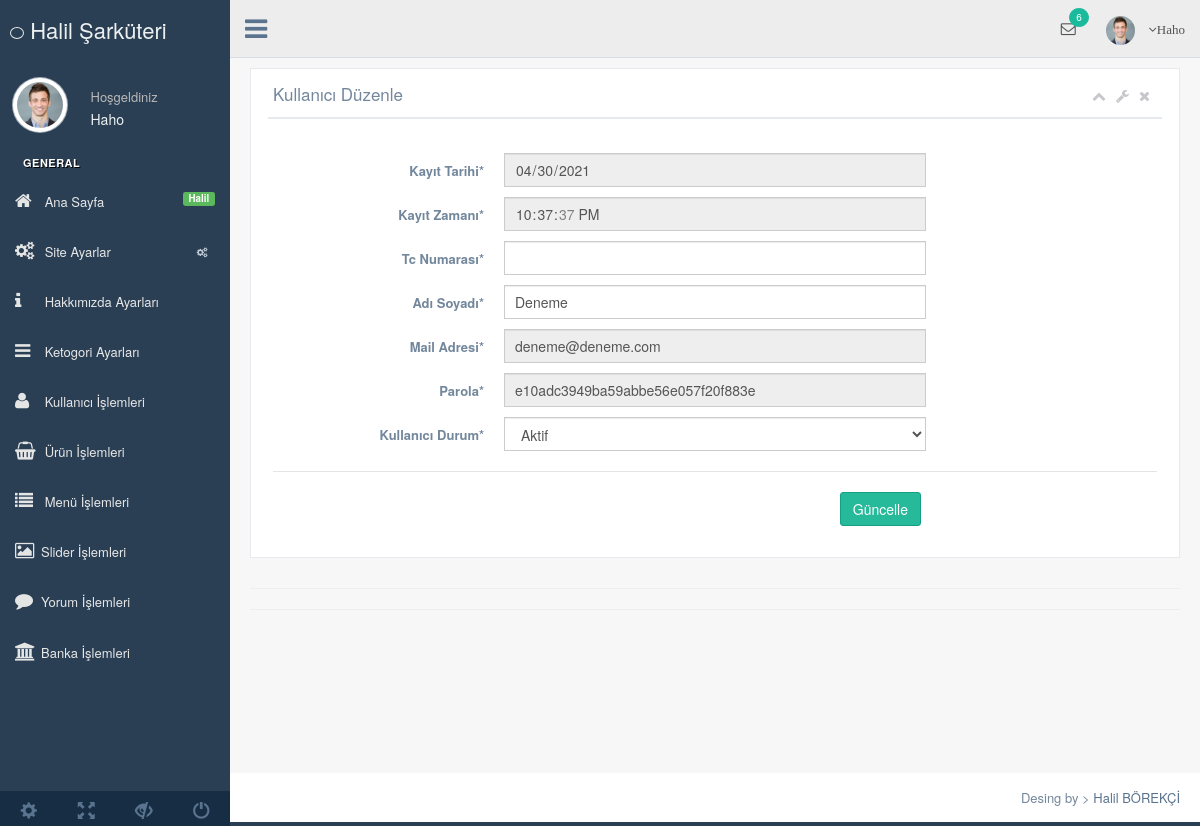
The app's page /nedmin/production/kullanici-duzenle.php?kullanici_id=23 (signed in) with its own data.
### tables this page shows
CREATE TABLE `kullanici` (
  `kullanici_id` int(11) NOT NULL,
  `kullanici_zaman` datetime NOT NULL DEFAULT current_timestamp(),
  `kullanici_resim` varchar(250) NOT NULL,
  `kullanici_tc` varchar(50) NOT NULL,
  `kullanici_ad` varchar(50) NOT NULL,
  `kullanici_mail` varchar(100) NOT NULL,
  `kullanici_gsm` varchar(50) NOT NULL,
  `kullanici_password` varchar(50) NOT NULL,
  `kullanici_adsoyad` varchar(50) NOT NULL,
  `kullanici_adres` varchar(250) NOT NULL,
  `kullanici_il` varchar(100) NOT NULL,
  `kullanici_ilce` varchar(100) NOT NULL,
  `kullanici_unvan` varchar(100) NOT NULL,
  `kullanici_yetki` varchar(50) NOT NULL,
  `kullanici_durum` int(1) NOT NULL
);

### nedmin/production/kullanici-duzenle.php (the view, shortened to what this page needs)
<?php include
'header.php';
$kullanicisor=$db->prepare("SELECT * FROM kullanici where kullanici_id=:id");
$kullanicisor->execute(array(
 'id'=> $_GET['kullanici_id']
));
$kullanicicek=$kullanicisor->fetch(PDO::FETCH_ASSOC);
?>
<div class="right_col" role="main">
  <div class="">
    <div class="row">
      <div class="col-md-12 col-sm-12 col-xs-12">
        <div class="x_panel">
          <div class="x_title">
            <h2>Kullanıcı Düzenle </h2>
            <ul class="nav navbar-right panel_toolbox">
              <li><a class="collapse-link"><i class="fa fa-chevron-up"></i></a>
              </li>
              <li class="dropdown">
                <a href="#" class="dropdown-toggle" data-toggle="dropdown" role="button" aria-expanded="false"><i class="fa fa-wrench"></i></a>
              </li>
              <li><a class="close-link"><i class="fa fa-close"></i></a>
              </li>
            </ul>
            <div class="clearfix"></div>
          </div>
          <div class="x_content">
            <br />
            <form action="../netting/islem.php" method="POST" id="demo-form2" data-parsley-validate class="form-horizontal form-label-left">
              <?php
              $zaman=explode(" ",$kullanicicek['kullanici_zaman']);
               ?>
              <div class="form-group">
                <label class="control-label col-md-3 col-sm-3 col-xs-12" for="first-name">Kayıt Tarihi<span class="required">*</span>
                </label>
                <div class="col-md-6 col-sm-6 col-xs-12">
                  <input type="date" disabled="" value="<?php echo $zaman[0]; ?>" name="kullanici_zaman" id="first-name" required="required" class="form-control col-md-7 col-xs-12">
                </div>
              </div>
              <div class="form-group">
                <label class="control-label col-md-3 col-sm-3 col-xs-12" for="first-name">Kayıt Zamanı<span class="required">*</span>
                </label>
                <div class="col-md-6 col-sm-6 col-xs-12">
                  <input type="time" disabled="" value="<?php echo $zaman[1]; ?>" name="kullanici_zaman" id="first-name" required="required" class="form-control col-md-7 col-xs-12">
                </div>
              </div>
              <div class="form-group">
                <label class="control-label col-md-3 col-sm-3 col-xs-12" for="first-name">Tc Numarası<span class="required">*</span>
                </label>
                <div class="col-md-6 col-sm-6 col-xs-12">
                  <input type="text" value="<?php echo $kullanicicek['kullanici_tc'] ?>" name="kullanici_tc" id="first-name" required="required" class="form-control col-md-7 col-xs-12">
                </div>
              </div>
              <div class="form-group">
                <label class="control-label col-md-3 col-sm-3 col-xs-12" for="first-name">Adı Soyadı<span class="required">*</span>
                </label>
                <div class="col-md-6 col-sm-6 col-xs-12">
                  <input type="text" value="<?php echo $kullanicicek['kullanici_adsoyad'] ?>" name="kullanici_adsoyad" id="first-name" required="required" class="form-control col-md-7 col-xs-12">
                </div>
              </div>
              <div class="form-group">
                <label class="control-label col-md-3 col-sm-3 col-xs-12" for="first-name">Mail Adresi<span class="required">*</span>
                </label>
                <div class="col-md-6 col-sm-6 col-xs-12">
                  <input type="text" disabled="" value="<?php echo $kullanicicek['kullanici_mail'] ?>"  name="kullanici_mail" id="first-name" required="required" class="form-control col-md-7 col-xs-12">
                </div>
              </div>
              <div class="form-group">
                <label class="control-label col-md-3 col-sm-3 col-xs-12" for="first-name">Parola<span class="required">*</span>
                </label>
                <div class="col-md-6 col-sm-6 col-xs-12">
                  <input type="text" disabled="" value="<?php echo $kullanicicek['kullanici_password'] ?>"  name="kullanici_password" id="first-name" required="required" class="form-control col-md-7 col-xs-12">
                </div>
              </div>
              <div class="form-group">
                <label class="control-label col-md-3 col-sm-3 col-xs-12" for="first-name">Kullanıcı Durum<span class="required">*</span>
                </label>
                <div class="col-md-6 col-sm-6 col-xs-12">
                 <select id="heard" class="form-control" name="kullanici_durum" required>
                  <option value="1" <?php echo $kullanicicek['kullanici_durum'] == '1' ? 'selected=""' : ''; ?>>Aktif</option>
                </select>
              </div>
            </div>
            <div class="ln_solid"></div>
            <div class="form-group">
              <div align="right" class="col-md-6 col-sm-6 col-xs-12 col-md-offset-3">
                <button type="submit" name="kullaniciduzenle" class="btn btn-success">Güncelle</button>
              </div>
            </div>
          </form>
        </div>
      </div>
    </div>
  </div>
  <hr>
  <hr>
</div>
</div>
<?php include 'footer.php'; ?>

### nedmin/production/header.php (shortened to what this page needs)
<?php
include '../netting/baglan.php';
$kullanicisor=$db->prepare("SELECT * FROM kullanici where kullanici_mail=:mail");
$kullanicisor->execute(array(
 'mail'=> $_SESSION['kullanici_mail']
));
$kullanicicek=$kullanicisor->fetch(PDO::FETCH_ASSOC);
?>
<!DOCTYPE html>
<html lang="en">
<head>
  <link href="../vendors/bootstrap/dist/css/bootstrap.min.css" rel="stylesheet">
  <link href="../vendors/font-awesome/css/font-awesome.min.css" rel="stylesheet">
  <link href="../vendors/nprogress/nprogress.css" rel="stylesheet">
  <link href="../vendors/iCheck/skins/flat/green.css" rel="stylesheet">
  <link href="../vendors/datatables.net-bs/css/dataTables.bootstrap.min.css" rel="stylesheet">
  <link href="../vendors/datatables.net-buttons-bs/css/buttons.bootstrap.min.css" rel="stylesheet">
  <link href="../vendors/datatables.net-fixedheader-bs/css/fixedHeader.bootstrap.min.css" rel="stylesheet">
  <link href="../vendors/datatables.net-responsive-bs/css/responsive.bootstrap.min.css" rel="stylesheet">
  <link href="../vendors/datatables.net-scroller-bs/css/scroller.bootstrap.min.css" rel="stylesheet">
  <link rel="stylesheet" href="../vendors/dropzone/dist/min/dropzone.min.css">
  <link href="../build/css/custom.min.css" rel="stylesheet">
</head>
<body class="nav-md">
  <div class="container body">
    <div class="main_container">
      <div class="col-md-3 left_col">
        <div class="left_col scroll-view">
          <div class="navbar nav_title" style="border: 0;">
            <a href="index.php" class="site_title"><i class="fa fa-dog"></i> <span>Halil Şarküteri</span></a>
          </div>
          <div class="profile clearfix">
            <div class="profile_pic">
              <img src="images/img.jpg" alt="..." class="img-circle profile_img">
            </div>
            <div class="profile_info">
              <span>Hoşgeldiniz</span>
              <h2><?php echo $kullanicicek['kullanici_adsoyad'] ?></h2>
            </div>
          </div>
          <br />
          <div id="sidebar-menu" class="main_menu_side hidden-print main_menu">
            <div class="menu_section">
              <h3>General</h3>
              <ul class="nav side-menu">
                <li><a href="index.php"><i class="fa fa-home"></i> Ana Sayfa <span class="label label-success pull-right">Halil</span></a></li>
                <li><a><i class="fa fa-cogs"></i> Site Ayarlar <span class="fa fa-cogs"></span></a>
                </li>
                <li><a href="hakkimizda.php?durum="><i class="fa fa-info"></i> Hakkımızda Ayarları </a></li>
                <li><a href="kategori.php?durum="><i class="fa fa-navicon"></i> Ketogori Ayarları </a></li>
                <li><a href="kullanici.php?durum="><i class="fa fa-user"></i> Kullanıcı İşlemleri</a></li>
                <li><a href="urun.php?durum="><i class="fa fa-shopping-basket"></i> Ürün İşlemleri</a></li>
                <li><a href="menu.php?durum="><i class="fa fa-list"></i> Menü İşlemleri</a></li>
                <li><a href="slider.php?durum="><i class="fa fa-image"></i>Slider İşlemleri</a></li>
                <li><a href="yorum.php?durum="><i class="fa fa-comment"></i>Yorum İşlemleri</a></li>
                <li><a href="banka.php?durum="><i class="fa fa-bank"></i>Banka İşlemleri</a></li>
              </ul>
            </div>
          </div>
          <div class="sidebar-footer hidden-small">
            <a data-toggle="tooltip" data-placement="top" title="Settings">
              <span class="glyphicon glyphicon-cog" aria-hidden="true"></span>
            </a>
            <a data-toggle="tooltip" data-placement="top" title="FullScreen">
              <span class="glyphicon glyphicon-fullscreen" aria-hidden="true"></span>
            </a>
            <a data-toggle="tooltip" data-placement="top" title="Lock">
              <span class="glyphicon glyphicon-eye-close" aria-hidden="true"></span>
            </a>
            <a data-toggle="tooltip" data-placement="top" title="Logout">
              <span class="glyphicon glyphicon-off" aria-hidden="true"></span>
            </a>
          </div>
        </div>
      </div>
      <div class="top_nav">
        <div class="nav_menu">
          <nav>
            <div class="nav toggle">
              <a id="menu_toggle"><i class="fa fa-bars"></i></a>
            </div>
            <ul class="nav navbar-nav navbar-right">
              <li class="">
                <a href="javascript:;" class="user-profile dropdown-toggle" data-toggle="dropdown" aria-expanded="false">
                  <img src="images/img.jpg" alt="">
                  <span class=" fa fa-angle-down"><?php echo $kullanicicek['kullanici_adsoyad']; ?></span>
                </a>
              </li>
              <li role="presentation" class="dropdown">
                <a href="javascript:;" class="dropdown-toggle info-number" data-toggle="dropdown" aria-expanded="false">
                  <i class="fa fa-envelope-o"></i>
                  <span class="badge bg-green">6</span>
                </a>
              </li>
            </ul>
          </nav>
        </div>
      </div>

### records on screen
kullanici: kullanici_adsoyad "Haho"
kullanici: kullanici_zaman "04/30/2021", kullanici_zaman "22:37:37", kullanici_adsoyad "Deneme", kullanici_mail "deneme@deneme.com", kullanici_password "e10adc3949ba59abbe56e057f20f883e", kullanici_durum "Aktif"
